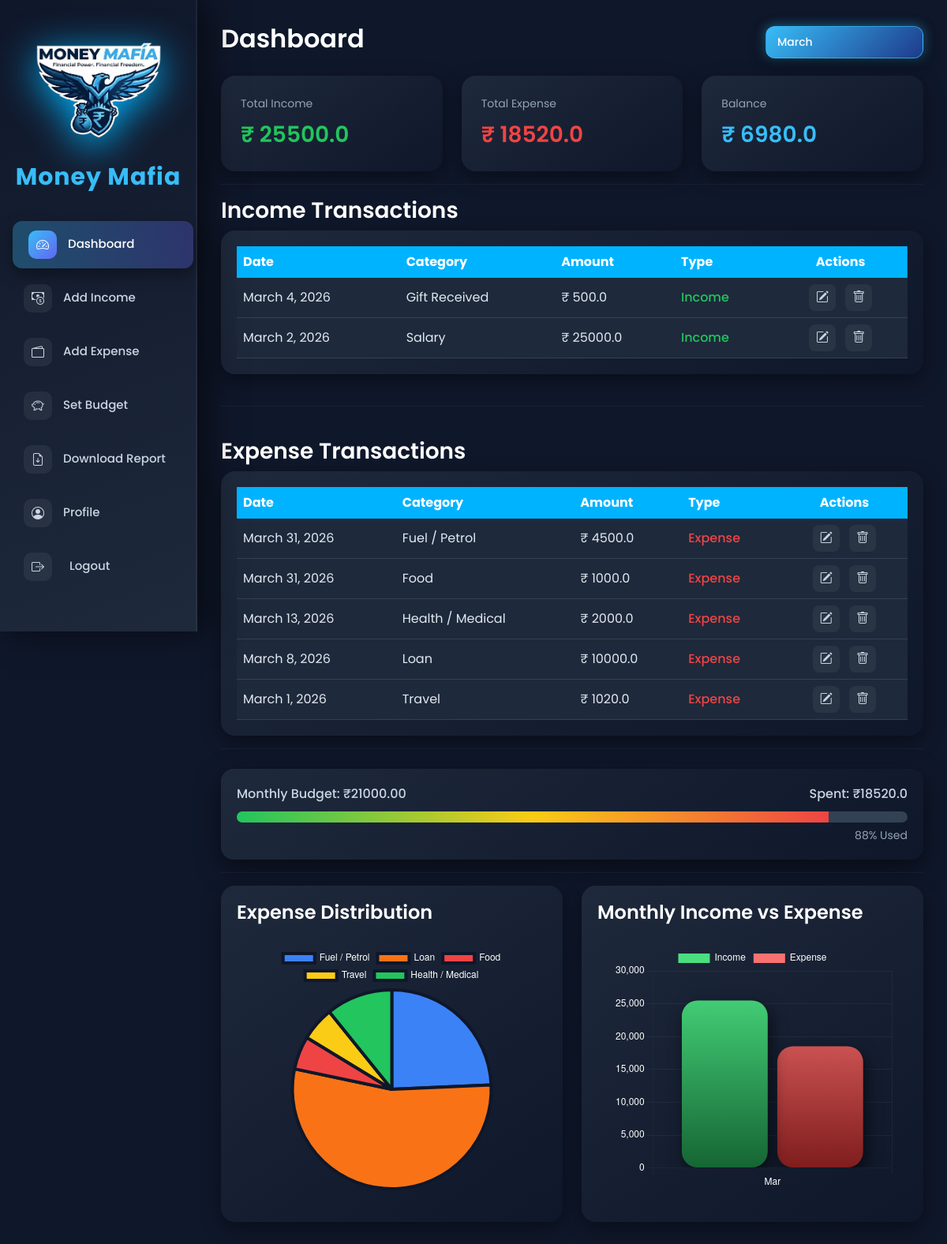
The app's page / (signed in) with its own data.
### tracker/models.py (models this page shows, shortened)
class Income(models.Model):
    user = models.ForeignKey(User, on_delete=models.CASCADE)
    amount = models.FloatField()
    category = models.CharField(max_length=100)
    date = models.DateField()

class Expense(models.Model):
    user = models.ForeignKey(User, on_delete=models.CASCADE)
    amount = models.FloatField()
    category = models.CharField(max_length=100)
    date = models.DateField()

class Budget(models.Model):
    user = models.ForeignKey(User, on_delete=models.CASCADE)
    month = models.IntegerField()
    monthly_limit = models.DecimalField(max_digits=10, decimal_places=2)

### tracker/views.py (the view)
# urls.py: path('', views.dashboard, name='dashboard'),
@login_required
def dashboard(request):
    selected_month = request.GET.get("month")
    if not selected_month:
        selected_month = datetime.now().month
    elif selected_month != "all":
        selected_month = int(selected_month)
    incomes = Income.objects.filter(user=request.user)
    expenses = Expense.objects.filter(user=request.user)
    if selected_month != "all":
        incomes = incomes.filter(date__month=selected_month)
        expenses = expenses.filter(date__month=selected_month)
    total_income = sum(i.amount for i in incomes)
    total_expense = sum(e.amount for e in expenses)
    budget = None
    alert = None
    budget_percent = 0
    if selected_month != "all":
      budget = Budget.objects.filter(user=request.user, month=selected_month).first()
    if budget:
        if budget.monthly_limit > 0:
            budget_percent = (total_expense / float(budget.monthly_limit)) * 100
        if total_expense >= budget.monthly_limit:
            alert = f"⚠ Budget Exceeded! Limit: ₹{budget.monthly_limit}"
    transactions = []
    for i in incomes:
        transactions.append({
            'id': i.id,
            'model': 'income',
            'date': i.date,
            'category': i.category,
            'amount': i.amount,
            'type': 'Income'
        })
    for e in expenses:
        transactions.append({
            'id': e.id,
            'model': 'expense',
            'date': e.date,
            'category': e.category,
            'amount': e.amount,
            'type': 'Expense'
        })
    transactions.sort(key=lambda x: x['date'], reverse=True)
    category_data = defaultdict(float)
    for e in expenses:
        category_data[e.category] += e.amount
    categories = list(category_data.keys())
    amounts = list(category_data.values())
    monthly_income = defaultdict(float)
    monthly_expense = defaultdict(float)
    for i in incomes:
        month = i.date.strftime("%b")
        monthly_income[month] += i.amount
    for e in expenses:
        month = e.date.strftime("%b")
        monthly_expense[month] += e.amount
    months = sorted(set(list(monthly_income.keys()) + list(monthly_expense.keys())))
    income_data = [monthly_income[m] for m in months]
    expense_data = [monthly_expense[m] for m in months]
    context = {
        'total_income': total_income,
        'total_expense': total_expense,
        'balance': total_income - total_expense,
        'transactions': transactions,
        'categories': json.dumps(categories),
        'amounts': json.dumps(amounts),
        'alert': alert,
        'months': json.dumps(months),
        'income_data': json.dumps(income_data),
        'expense_data': json.dumps(expense_data),
        'selected_month': selected_month,
        'budget': budget,
        'budget_percent': budget_percent
    }
    return render(request, 'dashboard.html', context)

### tracker/templates/dashboard.html (shortened to what this page needs)
{% extends 'base.html' %}
{% block content %}
<div class="dashboard-top">
<h2>Dashboard</h2>
<form method="GET">
<select name="month" onchange="this.form.submit()" class="month-dropdown">
<option value="3" {% if selected_month == 3 %}selected{% endif %}>March</option>
</select>
</form>
</div>
{% if transactions|length == 0 %}
<div class="no-data-screen">
<script src="https://unpkg.com/@lottiefiles/dotlottie-wc@0.9.3/dist/dotlottie-wc.js" type="module"></script>
<dotlottie-wc
src="https://lottie.host/893a4a3a-1e73-477c-9b19-95bd3aadfae1/9RetJ63LQG.lottie"
autoplay
loop
style="width:350px;height:350px">
</dotlottie-wc>
<h2 class="no-data-heading">No Financial Activity In This Month</h2>
<h5 class="no-data-subtext">Add Income or Expense To See Analytics</h5>
</div>
{% else %}
<div class="row g-4">
    <div class="col-md-4">
        <div class="dashboard-card">
            <div class="dashboard-title">Total Income</div>
            <div class="dashboard-value" style="color:#22c55e;">₹ {{ total_income }}</div>
        </div>
    </div>
    <div class="col-md-4">
        <div class="dashboard-card">
            <div class="dashboard-title">Total Expense</div>
            <div class="dashboard-value" style="color:#ef4444;">₹ {{ total_expense }}</div>
        </div>
    </div>
    <div class="col-md-4">
        <div class="dashboard-card">
            <div class="dashboard-title">Balance</div>
            <div class="dashboard-value" style="color:#38bdf8;">₹ {{ balance }}</div>
        </div>
    </div>
</div>
<hr>
<h3>Income Transactions</h3>
<div class="table-modern">
<table class="table mb-0 align-middle">
<thead>
<tr>
<th>Date</th>
<th>Category</th>
<th>Amount</th>
<th>Type</th>
<th class="text-center">Actions</th>
</tr>
</thead>
<tbody>
{% for t in transactions %}
{% if t.type == "Income" %}
<tr>
<td>{{ t.date }}</td>
<td>{{ t.category }}</td>
<td>₹ {{ t.amount }}</td>
<td>
<span style="color:#22c55e;font-weight:500;">Income</span>
</td>
<td class="text-center">
<a href="{% url 'edit_transaction' t.model t.id %}" class="action-btn edit-btn">
<i class="bi bi-pencil-square"></i>
</a>
<a href="{% url 'delete_transaction' t.model t.id %}"
class="action-btn delete-btn"
onclick="return confirm('Are you sure you want to delete this transaction?');">
<i class="bi bi-trash"></i>
</a>
</td>
</tr>
{% endif %}
{% endfor %}
</tbody>
</table>
</div>
<hr style="margin:40px 0;">
<h3>Expense Transactions</h3>
<div class="table-modern">
<table class="table mb-0 align-middle">
<thead>
<tr>
<th>Date</th>
<th>Category</th>
<th>Amount</th>
<th>Type</th>
<th class="text-center">Actions</th>
</tr>
</thead>
<tbody>
{% for t in transactions %}
{% if t.type == "Expense" %}
<tr>
<td>{{ t.date }}</td>
<td>{{ t.category }}</td>
<td>₹ {{ t.amount }}</td>
<td>
<span style="color:#ef4444;font-weight:500;">Expense</span>
</td>
<td class="text-center">
<a href="{% url 'edit_transaction' t.model t.id %}" class="action-btn edit-btn">
<i class="bi bi-pencil-square"></i>
</a>
<a href="{% url 'delete_transaction' t.model t.id %}"
class="action-btn delete-btn"
onclick="return confirm('Are you sure you want to delete this transaction?');">
<i class="bi bi-trash"></i>
</a>
</td>
</tr>
{% endif %}
{% endfor %}
</tbody>
</table>
</div>
<hr>
{% if budget %}
<div class="budget-progress-card">
<div class="budget-header">
<span>Monthly Budget: ₹{{ budget.monthly_limit }}</span>
<span>Spent: ₹{{ total_expense }}</span>
</div>
<div class="budget-bar">
<div class="budget-fill"
     style="width: {{ budget_percent }}%;">
</div>
</div>
<div class="budget-percent">
{{ budget_percent|floatformat:0 }}% Used
</div>
</div>
{% endif %}
<hr>
<div class="row g-4">
<div class="col-md-6">
<div class="chart-card">
<h4>Expense Distribution</h4>
<div style="height:350px;">
<canvas id="expenseChart"></canvas>
</div>
</div>
</div>
<div class="col-md-6">
<div class="chart-card">
<h4>Monthly Income vs Expense</h4>
<div style="height:350px;">
<canvas id="barChart"></canvas>
</div>
</div>
</div>
</div>
{% endif %}
<script>
const pieCtx=document.getElementById('expenseChart');
const categories=JSON.parse('{{ categories|escapejs }}');
const amounts=JSON.parse('{{ amounts|escapejs }}');
if(categories.length>0){
new Chart(pieCtx,{
type:'pie',
data:{
labels:categories,
datasets:[{
data:amounts,
backgroundColor:[
'#3b82f6','#f97316','#ef4444','#facc15','#22c55e',
'#8b5cf6','#d946ef','#ec4899','#14b8a6',
'#06b6d4','#0ea5e9','#10b981','#84cc16','#eab308',
'#fb923c','#f43f5e','#7c3aed','#0891b2','#16a34a',
'#dc2626','#9333ea','#0284c7','#ca8a04','#a855f7'
],
borderColor:'#0f172a',
borderWidth:4,
hoverOffset:35
}]
},
options:{
responsive:true,
maintainAspectRatio:false,
layout:{padding:20},
plugins:{
legend:{labels:{color:"white"}}
}
}
});
}
</script>
<script>
const barCtx=document.getElementById('barChart');
const months=JSON.parse('{{ months|escapejs }}');
const incomeData=JSON.parse('{{ income_data|escapejs }}');
const expenseData=JSON.parse('{{ expense_data|escapejs }}');
if(months.length>0){
new Chart(barCtx,{
type:'bar',
data:{
labels:months,
datasets:[
{
label:'Income',
data:incomeData,
backgroundColor:function(context){
const chart=context.chart;
const{ctx,chartArea}=chart;
if(!chartArea)return;
const gradient=ctx.createLinearGradient(0,chartArea.top,0,chartArea.bottom);
gradient.addColorStop(0,'#4ade80');
gradient.addColorStop(1,'#166534');
return gradient;
},
borderRadius:20,
borderSkipped:false
},
{
label:'Expense',
data:expenseData,
backgroundColor:function(context){
const chart=context.chart;
const{ctx,chartArea}=chart;
if(!chartArea)return;
const gradient=ctx.createLinearGradient(0,chartArea.top,0,chartArea.bottom);
gradient.addColorStop(0,'#f87171');
gradient.addColorStop(1,'#7f1d1d');
return gradient;
},
borderRadius:20,
borderSkipped:false
}
]
},
options:{
responsive:true,
maintainAspectRatio:false,
layout:{padding:20},
plugins:{legend:{labels:{color:"white"}}},
scales:{
x:{ticks:{color:"white"},grid:{color:"rgba(255,255,255,0.05)"}},
y:{ticks:{color:"white"},grid:{color:"rgba(255,255,255,0.05)"}}
}
},
plugins:[{
id:'shadowPlugin',
beforeDatasetDraw(chart,args){
const ctx=chart.ctx;
ctx.save();
ctx.shadowColor='rgba(0,0,0,0.6)';
ctx.shadowBlur=20;
ctx.shadowOffsetX=4;
ctx.shadowOffsetY=8;
},
afterDatasetDraw(chart,args){
chart.ctx.restore();
}
}]
});
}
</script>
{% endblock %}

### tracker/templates/base.html (shortened to what this page needs)
{% load static %}
<!DOCTYPE html>
<html>
<head>
    <link href="https://cdn.jsdelivr.net/npm/bootstrap@5.3.2/dist/css/bootstrap.min.css" rel="stylesheet">
    <link rel="stylesheet" href="https://cdn.jsdelivr.net/npm/bootstrap-icons@1.11.3/font/bootstrap-icons.css">
</head>
<body>
{% if user.is_authenticated %}
<div class="sidebar">
    <div class="brand-container">
    <img src="{% static 'images/logo1.png' %}" alt="Logo" class="brand-logo">
    <h2 class="brand-animated">Money Mafia</h2>
</div>
    <a href="/" class="{% if request.path == '/' %}active-link{% endif %}">
    <i class="bi bi-speedometer2"></i> Dashboard
</a>
<a href="/add-income/" class="{% if request.path == '/add-income/' %}active-link{% endif %}">
    <i class="bi bi-cash-coin"></i> Add Income
</a>
<a href="/add-expense/" class="{% if request.path == '/add-expense/' %}active-link{% endif %}">
    <i class="bi bi-wallet2"></i> Add Expense
</a>
<a href="/set-budget/" class="{% if request.path == '/set-budget/' %}active-link{% endif %}">
    <i class="bi bi-piggy-bank"></i> Set Budget
</a>
<a href="/download-report/" class="{% if request.path == '/download-report/' %}active-link{% endif %}">
    <i class="bi bi-file-earmark-arrow-down"></i> Download Report
</a>
<a href="/profile/" class="{% if request.path == '/profile/' %}active-link{% endif %}">
    <i class="bi bi-person-circle"></i> Profile
</a>
    <form method="POST" action="/accounts/logout/" class="sidebar-form">
        <button type="submit" class="sidebar-link logout-btn">
            <i class="bi bi-box-arrow-right me-2"></i> Logout
        </button>
    </form>
</div>
{% endif %}
<div class="main-content {% if user.is_authenticated %}with-sidebar{% endif %}">
    {% block content %}
    {% endblock %}
</div>
</body>
</html>

### tracker/templates/base.html (style rules this page uses)
body { margin: 0; font-family: 'Poppins', sans-serif; background-color: #0f172a; color: white; }
.sidebar { height: 100vh; width: 250px; position: fixed; padding-top: 30px; padding-left: 10px; padding-right: 10px; background: linear-gradient(160deg, #0f172a, #1e293b); backdrop-filter: blur(12px); box-shadow: 10px 0 40px rgba(0,0,0,0.6), inset -1px 0 0 rgba(255,255,255,0.05); border-right: 1px solid rgba(255,255,255,0.05); transition: 0.4s ease; }
.brand-animated { text-align: center; font-weight: 700; font-size: 30px; letter-spacing: 1px; color: #38bdf8; }
.sidebar a, .sidebar-link { display: flex; align-items: center; justify-content: flex-start; gap: 14px; padding: 12px 20px; margin: 8px 0; color: #cbd5e1; text-decoration: none; font-size: 15px; font-weight: 500; border-radius: 12px; transition: all 0.3s ease; }
.sidebar i { width: 36px; height: 36px; display: flex; align-items: center; justify-content: center; font-size: 16px; border-radius: 10px; background: rgba(255,255,255,0.06); transition: 0.3s ease; }
.main-content { padding: 30px; }
.main-content.with-sidebar { margin-left: 250px; }
.sidebar-form { margin: 0; }
.logout-btn { cursor: pointer; border: none; background: none; width: 100%; text-align: left; }
.brand-container { display: flex; flex-direction: column; align-items: center; justify-content: center; text-align: center; margin-bottom: 30px; }
.brand-logo { width: 300px; height: auto; margin-bottom: 12px; display: block; filter: drop-shadow(0 10px 25px rgb(0, 174, 248)); transition: 0.3s ease; }
.sidebar a.active-link { background: linear-gradient(90deg, rgba(56,189,248,0.3), rgba(99,102,241,0.3)); transform: translateX(6px); color: white; box-shadow: 0 8px 20px rgba(0,0,0,0.4); }
.sidebar a.active-link i { background: linear-gradient(135deg,#38bdf8,#6366f1); color: white; }
html { scrollbar-width: none; }
body { -ms-overflow-style: none; }

### records on screen
Income: date "March 4, 2026", category "Gift Received", amount "500.0"
Income: date "March 2, 2026", category "Salary", amount "25000.0"
Expense: date "March 31, 2026", category "Fuel / Petrol", amount "4500.0"
Expense: date "March 31, 2026", category "Food", amount "1000.0"
Expense: date "March 13, 2026", category "Health / Medical", amount "2000.0"
Expense: date "March 8, 2026", category "Loan", amount "10000.0"
Expense: date "March 1, 2026", category "Travel", amount "1020.0"
Budget: monthly_limit "21000.00"

### other values on screen
{{ total_income }} "25500.0"
{{ total_expense }} "18520.0"
{{ balance }} "6980.0"
{{ budget_percent|floatformat:0 }} "88"
chart data {{ amounts|escapejs }} [4500.0, 10000.0, 1000.0, 1020.0, 2000.0]
chart data {{ income_data|escapejs }} [25500.0]
